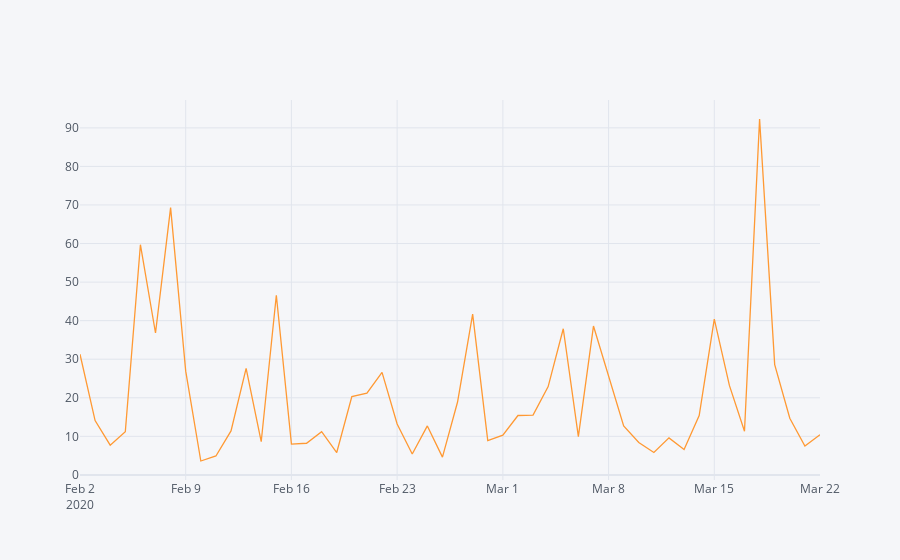

This figure's notebook cell:
### Code cell
(popul 
     >> df.mutate(date_debut=pd.to_datetime(popul.date_debut))
     >> df.filter_by( X.date_debut > pd.to_datetime("2020-02-01") )
      >> df.filter_by( X.date_debut.dt.hour == 0)
      >> df.arrange( df.desc( X.date_debut ) )
      >> df.filter_by( X.nom_dept == "VAL-D'OISE" )
      >> df.filter_by( X.code_station_ue == 4024.0 )
      >> df.select(X.date_debut, X.valeur ) 
      | __.set_index(__.columns[0])
).iplot()

### Figure 1 — Plotly figure (JSON) as saved in the notebook; plotly's stock layout.template omitted (floating-point values rounded to 4 significant figures; data arrays with more than 128 entries replaced by an {"elided": "..."} marker saying what was removed)
{"data": [{"line": {"color": "rgba(255, 153, 51, 1.0)", "dash": "solid", "shape": "linear", "width": 1.3}, "mode": "lines", "name": "valeur", "text": "", "type": "scatter", "x": {"elided": "196 str values"}, "y": {"elided": "196 float values"}}], "layout": {"legend": {"bgcolor": "#F5F6F9", "font": {"color": "#4D5663"}}, "paper_bgcolor": "#F5F6F9", "plot_bgcolor": "#F5F6F9", "title": {"font": {"color": "#4D5663"}}, "xaxis": {"gridcolor": "#E1E5ED", "showgrid": true, "tickfont": {"color": "#4D5663"}, "title": {"font": {"color": "#4D5663"}, "text": ""}, "zerolinecolor": "#E1E5ED"}, "yaxis": {"gridcolor": "#E1E5ED", "showgrid": true, "tickfont": {"color": "#4D5663"}, "title": {"font": {"color": "#4D5663"}, "text": ""}, "zerolinecolor": "#E1E5ED"}}}
